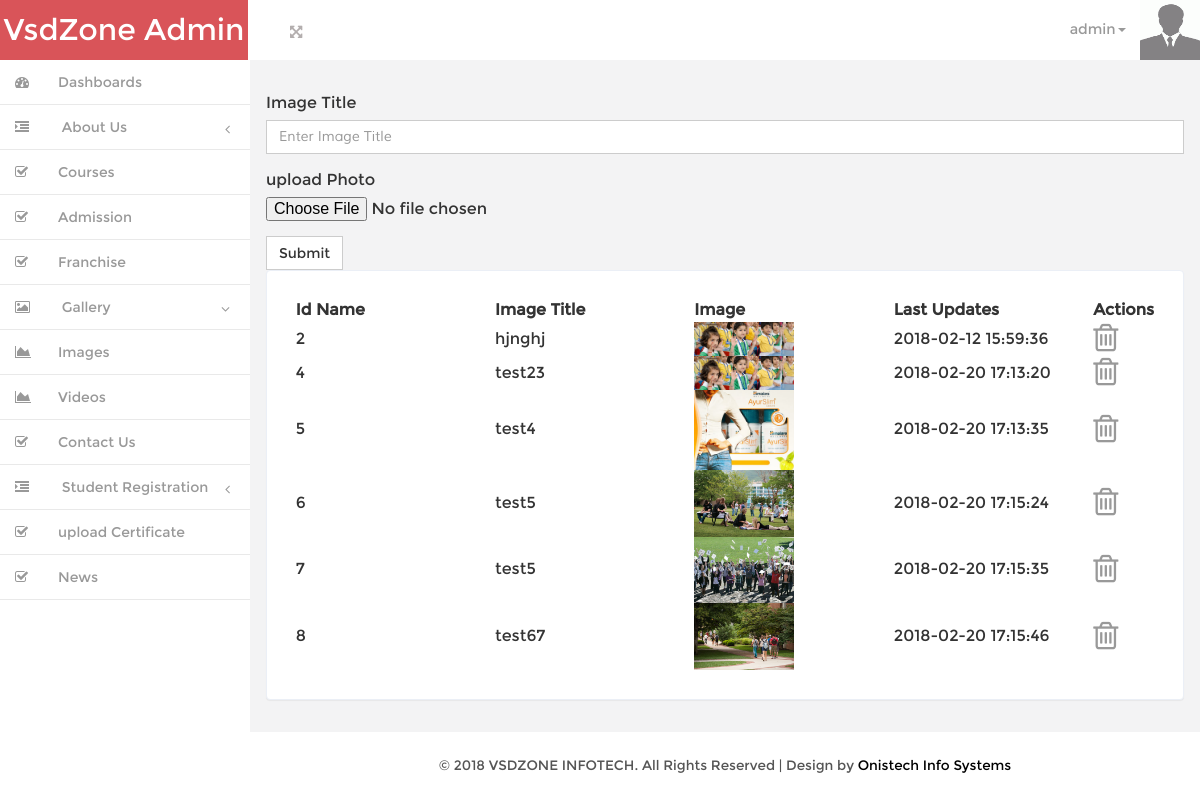
The page /theme/wpanel/image.php (signed in) on the database its author committed.
### tables this page shows
CREATE TABLE `gallery` (
  `image_id` int(11) NOT NULL,
  `image_title` varchar(100) NOT NULL,
  `image_name` varchar(100) NOT NULL,
  `time` datetime NOT NULL
);

### theme/wpanel/image.php (the view, shortened to what this page needs)
<?php
if(isset($_SESSION["email"])!=''){
include 'layout.php';
head();
sidebar();
?>
<form method="post" name="base_form" action="" enctype="multipart/form-data">
<div class="form-group">
    <label for="exampleInputEmail1">Image Title </label>
    <input type="text" class="form-control" name="title" id="title" placeholder="Enter Image Title">
  </div>
<div class="form-group">
        <label for="exampleInputFile">upload Photo</label>
        <input type="file" id="Gallery_pic" name="Gallery_pic">
   </div>
   <button type="submit" name="submit" id="submit" class="btn btn-default">Submit</button>
</form>
<div class="grid_3 grid_5">
    <table class="mws-datatable-fn mws-table">
                            <thead>
                                <tr>
                                    <th width="200">Id Name</th>
                                   <th width="200"> Image Title</th>
                                    <th width="200"> Image</th>
                                    <th width="200">Last Updates</th>
                                    <th width="45">Actions</th>
                                </tr>
                            </thead>
                            <tbody>
            <?php
		$q1="SELECT * FROM `gallery`";
		$run=mysql_query($q1);
		while($row=mysql_fetch_assoc($run)){
	$id=$row['image_id'];
	$image_title=$row['image_title'];
	$image=$row['image_name'];
	$time=$row['time'];
?>
     <tr>
      <td><?php echo $id; ?></td>
      <td><?php echo $image_title;?></td>
      <td><img src="Gallery/<?php echo $image;?>" width="100"/></td>
      <td ><?php echo $time;?></td>
      <td><a href="image_delete.php?image_id=<?php echo $id; ?>" >
				<i class="fa fa-trash-o fa-2x"></i>
		   </a>
	  </td>
       </tr>
      <?php } ?>
      </tbody>
      </table>
</div>
<?php
footer();
}else {
	header('location:signin.php');
}
?>

### theme/wpanel/layout.php (shortened to what this page needs)
<?php
function head(){
?><!DOCTYPE HTML>
<html>
<head>
<link href="css/bootstrap.min.css" rel='stylesheet' type='text/css' />
<link href="css/style.css" rel='stylesheet' type='text/css' />
<link href="css/font-awesome.css" rel="stylesheet">
<link href="css/custom.css" rel="stylesheet">
</head>
<body >
<div id="wrapper">
        <nav class="navbar-default navbar-static-top" role="navigation">
             <div class="navbar-header">
               <h1> <a class="navbar-brand" href="index.php">VsdZone Admin</a></h1>
			   </div>
			 <div class=" border-bottom">
        	<div class="full-left">
        	  <section class="full-top">
				<button id="toggle"><i class="fa fa-arrows-alt"></i></button>
			</section>
            <div class="clearfix"> </div>
           </div>
		    <div class="drop-men" >
		        <ul class=" nav_1">
					<li class="dropdown">
		              <a href="#" class="dropdown-toggle dropdown-at" data-toggle="dropdown"><span class=" name-caret"><?php echo $_SESSION["email"];?><i class="caret"></i></span><img src="images/wo.jpg" width="60" height="60"></a>
		            </li>
		        </ul>
		     </div>
<?php
}
function sidebar(){
?>
<div class="clearfix">
     </div>
		    <div class="navbar-default sidebar" role="navigation">
                <div class="sidebar-nav navbar-collapse">
                <ul class="nav" id="side-menu">
                    <li>
                        <a href="index.php" class=" hvr-bounce-to-right"><i class="fa fa-dashboard nav_icon "></i><span class="nav-label">Dashboards</span> </a>
                    </li>
                        <li>
                        <a href="#" class=" hvr-bounce-to-right"><i class="fa fa-indent nav_icon"></i> <span class="nav-label">About Us</span><span class="fa arrow"></span></a>
                    </li>
                    <ul class="nav nav-second-level">
                            <li><a href="courses.php" class=" hvr-bounce-to-right"><i class="fa fa-check-square-o nav_icon"></i>Courses</a></li>
                        </ul>
                        <ul class="nav nav-second-level">
                            <li><a href="admission_content.php" class=" hvr-bounce-to-right"><i class="fa fa-check-square-o nav_icon"></i>Admission </a></li>
                        </ul>
                        <ul class="nav nav-second-level">
                            <li><a href="franchise.php" class=" hvr-bounce-to-right"><i class="fa fa-check-square-o nav_icon"></i>Franchise</a></li>
                        </ul>
                    <li>
                        <a href="#" class=" hvr-bounce-to-right"><i class="fa fa-picture-o nav_icon"></i> <span class="nav-label">Gallery</span><span class="fa arrow"></span> </a>
                        <ul class="nav nav-second-level">
                            <li><a href="image.php" class=" hvr-bounce-to-right"> <i class="fa fa-area-chart nav_icon"></i>Images</a></li>
                            <li><a href="videos.php" class=" hvr-bounce-to-right"> <i class="fa fa-area-chart nav_icon"></i>Videos</a></li>
                      </ul>
                    </li>
                    <ul class="nav nav-second-level">
                            <li><a href="contactus.php" class=" hvr-bounce-to-right"><i class="fa fa-check-square-o nav_icon"></i>Contact Us</a></li>
                        </ul>
                        <li>
                        <a href="#" class=" hvr-bounce-to-right"><i class="fa fa-indent nav_icon"></i> <span class="nav-label">Student Registration</span><span class="fa arrow"></span></a>
                    </li>
                        <ul class="nav nav-second-level">
                            <li><a href="certificate.php" class=" hvr-bounce-to-right"><i class="fa fa-check-square-o nav_icon"></i>upload Certificate</a></li>
                        </ul>
                        <ul class="nav nav-second-level">
                            <li><a href="news.php" class=" hvr-bounce-to-right"><i class="fa fa-check-square-o nav_icon"></i>News</a></li>
                        </ul>
                </ul>
            </div>
			</div>
        </nav>
        <div id="page-wrapper" class="gray-bg dashbard-1">
       <div class="content-main">
 	<div class="blank">
<?php
}
function footer(){
?>
	       </div>
<div class="copy">
            <p> &copy; 2018 VSDZONE INFOTECH. All Rights Reserved | Design by <a href="http:www.onistech.com" target="_blank">Onistech Info Systems</a> </p>	    </div>
		</div>
		</div>
       </div>
</body>
</html>
<?php
}
?>

### theme/wpanel/css/style.css (style rules this page uses)
h4, h5, h6, h1, h2, h3 { margin: 0; }
ul, ol { margin: 0;padding: 0; }
p { margin: 0; }
html, body { font-family:'Montserrat-Regular'; font-size: 100%; background:#F3F3F4; overflow-x: hidden; }
body a { transition:0.5s all; -webkit-transition:0.5s all; -moz-transition:0.5s all; -o-transition:0.5s all; -ms-transition:0.5s all; }
div#wrapper { background-color: #fff; }
.navbar-default.sidebar { background-color: #fff; }
h1 a.navbar-brand { color: #fff !important; font-size: 30px; font-weight: 500; padding: 20px 0px; background: #f1b458; text-align: center; width:248px; height: 60px; }
i.nav_icon { color: #fff; margin-right:6px; }
.sidebar ul li a { color: #999; font-size:14px; }
.hvr-bounce-to-right { display: inline-block; vertical-align: middle; -webkit-transform: translateZ(0); transform: translateZ(0); box-shadow: 0 0 1px rgba(0, 0, 0, 0); -webkit-backface-visibility: hidden; backface-visibility: hidden; -moz-osx-font-smoothing: grayscale; position: relative; -webkit-transition-property: color; transition-property: color; -webkit-transition-duration: 0.5s; transition-duration: 0.5s; }
.hvr-bounce-to-right:before { content: ""; position: absolute; z-index: -1; top: 0; left: 0; right: 80%; bottom: 0; background:#7f8c8d; -webkit-transform: scaleX(0); transform: scaleX(0); -webkit-transform-origin: 0 50%; transform-origin: 0 50%; -webkit-transition-property: transform; transition-property: transform; -webkit-transition-duration: 0.5s; transition-duration: 0.5s; -webkit-transition-timing-function: ease-out; transition-timing-function: ease-out; }
.nav > li > a { color: #999; font-weight:500; padding: 0px 20px 0px 0px; font-size: 0.85em; border-bottom: 1px solid #E9E9E9; }
.nav > li > a i { margin-right: 14px; }
i.nav_icon { color: #999; padding: 15px; width: 44px; height: 44px; }
span.fa.arrow { margin-top: 17px; }
@media (min-width: 768px) { #page-wrapper { position: inherit; margin: 0 0 0 240px; min-height: 1000px; } }
a.dropdown-toggle.dropdown-at { border-bottom: none; }
.content-main { background-color: #F3F3F4; padding-top: 1em; }
.full-top { float:left; }
.border-bottom { background-color: #fff; }
.full-left { float: left; width: 40%; margin-left: 3%; margin-top: 1.3em; }
.full-left button { background: none; border: none; outline: none; color: #B3AEAE; font-size: 0.9em; }
.drop-men { float: right; }
.dropdown-at { padding: 0 !important; position: relative; color: #999; font-size: 0.9em; text-decoration: none ; }
.dropdown-at img { margin: 0 0em 0 1em; }
.dropdown, .dropup { display: inline-block; padding:0; }
.blank { padding: 1em; min-height: 650px; }
.form-control { box-shadow: none; outline: none; border-radius: 0px; font-family: 'Muli-Regular'; }
.btn { border-radius: 0px; outline: none; }
.checkbox-inline label,.checkbox-inline1 label,.form-group label { font-weight:400; }
.grid_3 { background-color: #fff; padding: 1.8em; margin-bottom: 1em; border: 1px solid #ebeff6; border-radius: 4px; -webkit-border-radius: 4px; -o-border-radius: 4px; -moz-border-radius: 4px; -ms-border-radius: 4px; -webkit-box-shadow: 0 1px 1px rgba(0,0,0,.05); box-shadow: 0 1px 1px rgba(0,0,0,.05); }
td i { color:#999; }
.copy { background:#fff; text-align:center; padding:1.5em 0; }
.copy p, .copy-right p { font-size:0.85em; color:#555; }
.copy p a, .copy-right p a { color:#000; }

### theme/wpanel/css/custom.css (style rules this page uses)
#wrapper { width: 100%; }
#page-wrapper { min-height: 568px; }
@media (min-width:768px) { #page-wrapper { position: inherit; margin: 0 0 0 250px; } }
.sidebar .sidebar-nav.navbar-collapse { padding-right: 0; padding-left: 0; }
.sidebar .arrow { float: right; }
.sidebar .fa.arrow:before { content: "\f104"; }
.sidebar .active>a>.fa.arrow:before { content: "\f107"; }
.sidebar .nav-second-level li, .sidebar .nav-third-level li { border-bottom: 0!important; }
@media (min-width:768px) { .sidebar { z-index: 1; position: absolute; width: 250px; } }

### rows shown on the page
gallery: image_id "2", image_title "hjnghj", image_name (picture), time "2018-02-12 15:59:36"
gallery: image_id "4", image_title "test23", image_name (picture), time "2018-02-20 17:13:20"
gallery: image_id "5", image_title "test4", image_name (picture), time "2018-02-20 17:13:35"
gallery: image_id "6", image_title "test5", image_name (picture), time "2018-02-20 17:15:24"
gallery: image_id "7", image_title "test5", image_name (picture), time "2018-02-20 17:15:35"
gallery: image_id "8", image_title "test67", image_name (picture), time "2018-02-20 17:15:46"

### other values the page prints
$_SESSION["email"] "admin"
